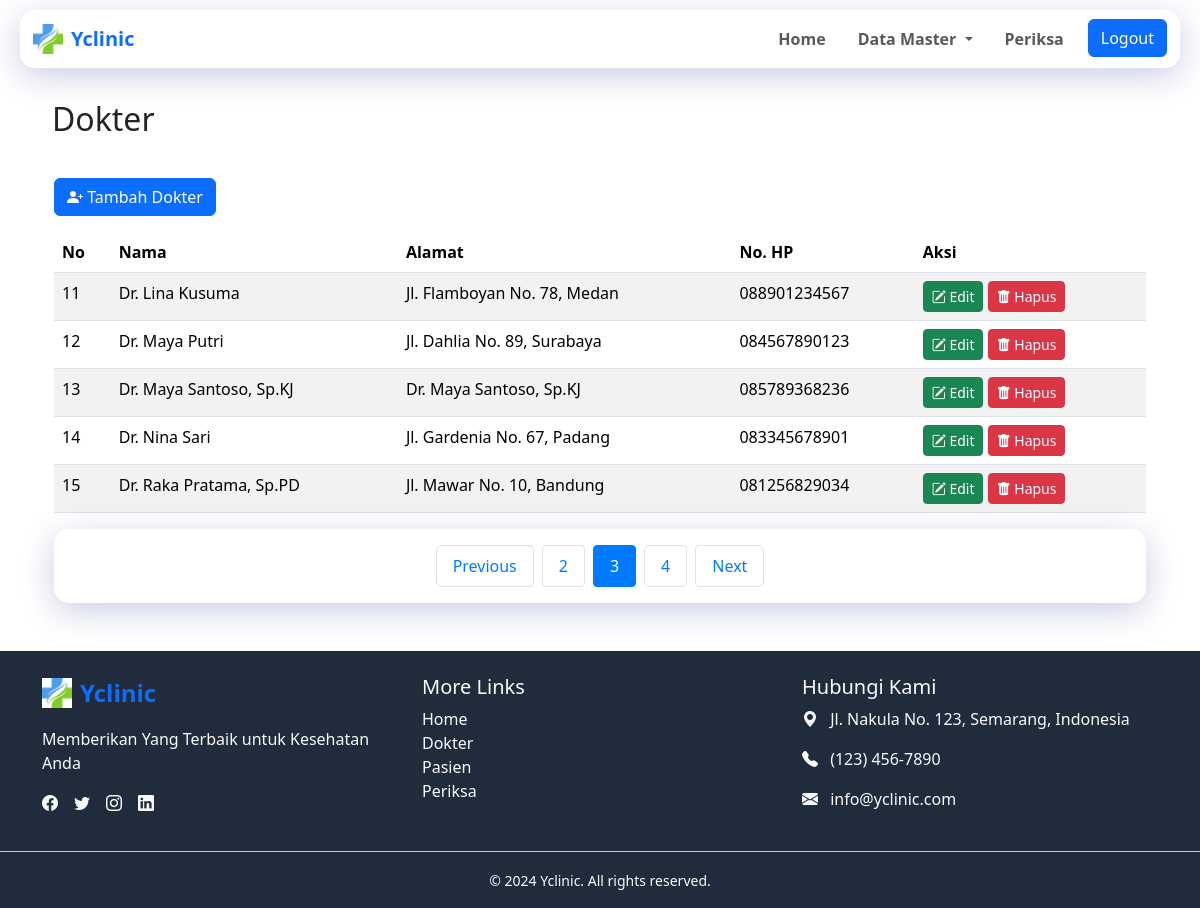
Screenshot of /index.php?page=dokter&hal=3 (signed in) with the database file from the repository.
### tables this page shows
CREATE TABLE `dokter` (
  `id` int(10) UNSIGNED NOT NULL,
  `nama` varchar(255) DEFAULT NULL,
  `alamat` varchar(255) DEFAULT NULL,
  `no_hp` varchar(50) DEFAULT NULL
);

### dokter.php (the view, shortened to what this page needs)
<?php
$per_page = 5;
$page = isset($_GET['hal']) ? (int)$_GET['hal'] : 1;
$start = ($page - 1) * $per_page;
$start_number = $start + 1;
$total_query = "SELECT COUNT(*) AS total FROM dokter";
$total_result = $mysqli->query($total_query);
$total_row = $total_result->fetch_assoc();
$total = $total_row['total'];
$pages = ceil($total / $per_page);
$query = "SELECT * FROM dokter ORDER BY nama ASC LIMIT ?, ?";
$stmt = $mysqli->prepare($query);
$stmt->bind_param("ii", $start, $per_page);
$stmt->execute();
$result = $stmt->get_result();
?>
<div class="container container-dokter">
<button class="mb-3 btn btn-primary" onclick="showDoctorForm('add');">
<i class="bi bi-person-plus-fill"></i> Tambah Dokter
</button>
   <div class="table-responsive">
   <table class="table table-striped table-hover">
        <thead class="thead-dark">
            <tr>
                <th>No</th>
                <th>Nama</th>
                <th>Alamat</th>
                <th>No. HP</th>
                <th>Aksi</th>
            </tr>
        </thead>
        <tbody>
    <?php
    while ($row = $result->fetch_assoc()) {
        echo "<tr>";
        echo "<td>" . $start_number++ . "</td>";
        echo "<td>" . htmlspecialchars($row['nama']) . "</td>";
        echo "<td>" . htmlspecialchars($row['alamat']) . "</td>";
        echo "<td>" . htmlspecialchars($row['no_hp']) . "</td>";
        echo "<td>
    <button class='btn btn-sm btn-success' onclick='showDoctorForm(\"edit\", " . $row['id'] . ", \"" . addslashes($row['nama']) . "\", \"" . addslashes($row['alamat']) . "\", \"" . addslashes($row['no_hp']) . "\")'><i class='bi bi-pencil-square'></i> Edit</button>
        <button class='btn btn-sm btn-danger' onclick='deleteDokter(" . $row['id'] . ")'><i class='bi bi-trash-fill'></i> Hapus</button>
    </td>";
        echo "</tr>";
    }
    ?>
</tbody>
    </table>
   </div>
    <nav aria-label="Page navigation">
        <ul class="pagination justify-content-center">
            <li class="page-item <?php echo ($page <= 1) ? 'disabled' : ''; ?>">
                <a class="page-link" href="?page=dokter&hal=<?php echo $page - 1; ?>" <?php echo ($page <= 1) ? 'tabindex="-1" aria-disabled="true"' : ''; ?>>Previous</a>
            </li>
            <?php
            $start_page = max(1, $page - 1);
            $end_page = min($pages, $start_page + 2);
            for ($i = $start_page; $i <= $end_page; $i++) {
            ?>
                <li class="page-item <?php echo ($page == $i) ? 'active' : ''; ?>">
                    <a class="page-link" href="?page=dokter&hal=<?php echo $i; ?>"><?php echo $i; ?></a>
                </li>
            <?php } ?>
            <li class="page-item <?php echo ($page >= $pages) ? 'disabled' : ''; ?>">
                <a class="page-link" href="?page=dokter&hal=<?php echo $page + 1; ?>" <?php echo ($page >= $pages) ? 'tabindex="-1" aria-disabled="true"' : ''; ?>>Next</a>
            </li>
        </ul>
    </nav>
</div>

### assets/css/style.css (style rules this page uses)
body { margin: 0; font-size: 16px; font-family: "Segoe UI", Tahoma, Geneva, Verdana, sans-serif; }
nav { z-index: 9999; left: 20px; right: 20px; top: 10px; padding: 10px 20px; background: rgba(255, 255, 255, 0.15); border-radius: 15px; backdrop-filter: blur(15px) saturate(180%); box-shadow: 0 8px 32px rgba(31, 38, 135, 0.233); border: 1px solid rgba(255, 255, 255, 0.315); max-width: 1400px; margin: auto; }
a { text-decoration: none; }
.container-dokter, .container-pasien, .container-periksa { margin-top: 40px; }
.pagination { margin: 5px 0; gap: 5px; }
.pagination .page-item { margin: 0 2px; }
.pagination .page-link { color: #007bff; background-color: #fff; border: 1px solid #dee2e6; padding: 8px 16px; border-radius: 4px; transition: all 0.3s ease; }
.pagination .page-item.active .page-link { color: #fff; background-color: #007bff; border-color: #007bff; }

### rows the page displays
dokter: nama "Dr. Lina Kusuma", alamat "Jl. Flamboyan No. 78, Medan", no_hp "088901234567"
dokter: nama "Dr. Maya Putri", alamat "Jl. Dahlia No. 89, Surabaya", no_hp "084567890123"
dokter: nama "Dr. Maya Santoso, Sp.KJ", alamat "Dr. Maya Santoso, Sp.KJ", no_hp "085789368236"
dokter: nama "Dr. Nina Sari", alamat "Jl. Gardenia No. 67, Padang", no_hp "083345678901"
dokter: nama "Dr. Raka Pratama, Sp.PD", alamat "Jl. Mawar No. 10, Bandung", no_hp "081256829034"

### other values shown
$_GET['page'] "Dokter"
